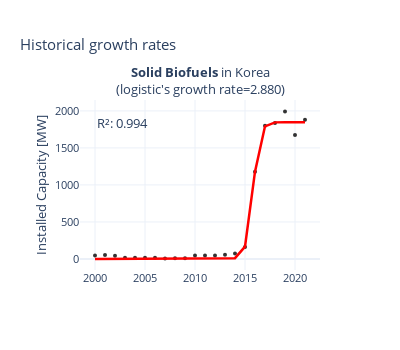

Notebook source saved alongside this figure:
### Code cell
plot_growth_rates(country='Korea', tech='Solid Biofuels')

### Figure 1 — Plotly figure (JSON) as saved in the notebook; plotly's stock layout.template omitted (floating-point values rounded to 4 significant figures)
{"data": [{"marker": {"color": "black", "opacity": 0.8, "size": 4}, "mode": "markers", "name": "Solid Biofuels - Korea", "type": "scatter", "x": [2000, 2001, 2002, 2003, 2004, 2005, 2006, 2007, 2008, 2009, 2010, 2011, 2012, 2013, 2014, 2015, 2016, 2017, 2018, 2019, 2020, 2021], "xaxis": "x", "y": [48, 54, 43, 17, 17, 17, 17, 6, 10, 10, 46, 46, 46, 55, 74, 160, 1179, 1799, 1835, 1992, 1676, 1880], "yaxis": "y"}, {"line": {"color": "red", "width": 2.5}, "mode": "lines", "name": "Solid Biofuels - Korea Curve Fit", "type": "scatter", "x": [2000, 2001, 2002, 2003, 2004, 2005, 2006, 2007, 2008, 2009, 2010, 2011, 2012, 2013, 2014, 2015, 2016, 2017, 2018, 2019, 2020, 2021], "xaxis": "x", "y": [3.154e-17, 5.619e-16, 1.001e-14, 1.784e-13, 3.179e-12, 5.665e-11, 1.009e-09, 1.799e-08, 3.205e-07, 5.712e-06, 0.0001018, 0.001814, 0.03231, 0.5756, 10.2, 166.4, 1179.0, 1791.0, 1845.0, 1848.0, 1848.0, 1848.0], "yaxis": "y"}], "layout": {"annotations": [{"font": {"size": 13}, "showarrow": false, "text": "<b>Solid Biofuels</b> in Korea<br>(logistic's growth rate=2.880)", "x": 0.5, "xanchor": "center", "xref": "paper", "y": 1, "yanchor": "bottom", "yref": "paper"}, {"font": {"size": 13}, "showarrow": false, "text": "R²: 0.994", "x": 2000, "xanchor": "left", "xref": "x", "y": 1992, "yanchor": "top", "yref": "y"}], "font": {"size": 11}, "height": 350, "showlegend": false, "title": {"text": "Historical growth rates"}, "width": 400, "xaxis": {"anchor": "y", "domain": [0, 1]}, "yaxis": {"anchor": "x", "domain": [0, 1], "title": {"standoff": 5, "text": "Installed Capacity [MW]"}}}}
